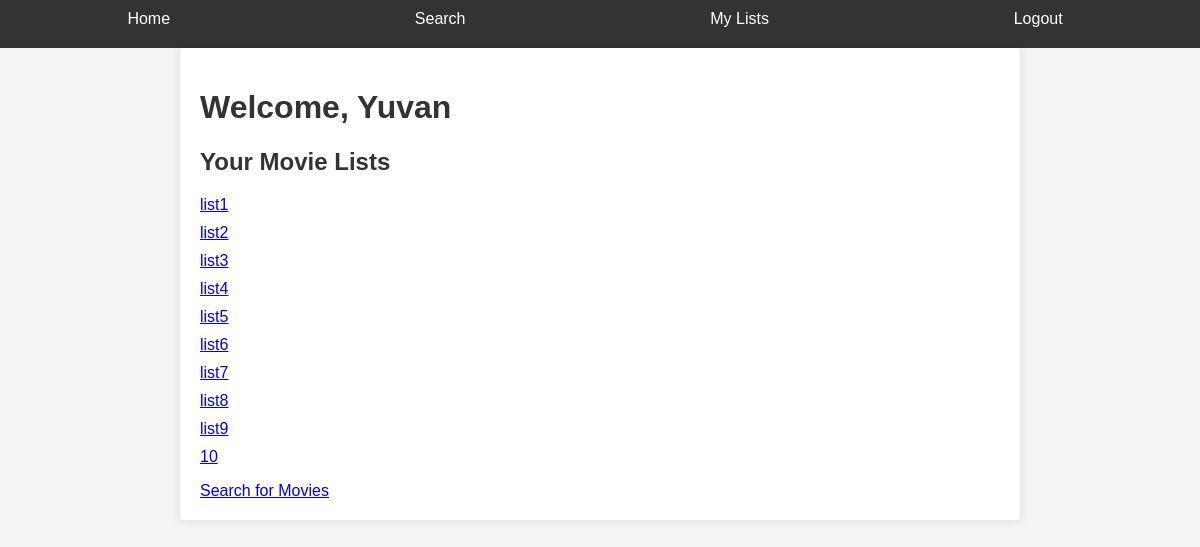
The page / (signed in) on the database its author committed.
### tables this page shows
CREATE TABLE users (
                id INTEGER PRIMARY KEY AUTOINCREMENT,
                username TEXT NOT NULL,
                password TEXT NOT NULL
            );

CREATE TABLE lists (
                id INTEGER PRIMARY KEY AUTOINCREMENT,
                name TEXT NOT NULL,
                user_id INTEGER NOT NULL,
                is_public INTEGER NOT NULL CHECK(is_public IN (0, 1)),
                FOREIGN KEY(user_id) REFERENCES users(id)
            );

### app.py (the view)
@app.route('/')
@login_required
def home():
    db = get_db()
    lists = db.execute('SELECT * FROM lists WHERE user_id = ?', (current_user.id,)).fetchall()
    return render_template('home.html', lists=lists)

### app.py (called while the page is built)
def get_db():
    db = sqlite3.connect('database.db')
    db.row_factory = sqlite3.Row
    return db

@login_manager.user_loader
def load_user(user_id):
    db = get_db()
    user = db.execute('SELECT * FROM users WHERE id = ?', (user_id,)).fetchone()
    if user:
        user_obj = User()
        user_obj.id = user['id']
        user_obj.username = user['username']
        return user_obj
    return None

### templates/home.html
{% extends "base.html" %}
{% block content %}
<h1>Welcome, {{ current_user.username }}</h1>
<h2>Your Movie Lists</h2>
{% if lists %}
    <ul>
        {% for list in lists %}
            <li><a href="{{ url_for('list_details', list_id=list['id']) }}">{{ list['name'] }}</a></li>
        {% endfor %}
    </ul>
{% else %}
    <p>You haven't created any movie lists yet.</p>
{% endif %}
<a href="{{ url_for('search') }}">Search for Movies</a>
{% endblock %}

### static/css/style.css (style rules this page uses)
body { font-family: 'Arial', sans-serif; margin: 0; padding: 0; background-color: #f4f4f4; color: #333; }
h1 { color: #333; }
ul { list-style-type: none; padding: 0; }
ul li { margin-bottom: 10px; }
h2 { margin-top: 20px; }

### rows shown on the page
users: username "Yuvan"
lists: name "list1"
lists: name "list2"
lists: name "list3"
lists: name "list4"
lists: name "list5"
lists: name "list6"
lists: name "list7"
lists: name "list8"
lists: name "list9"
lists: name "10"
